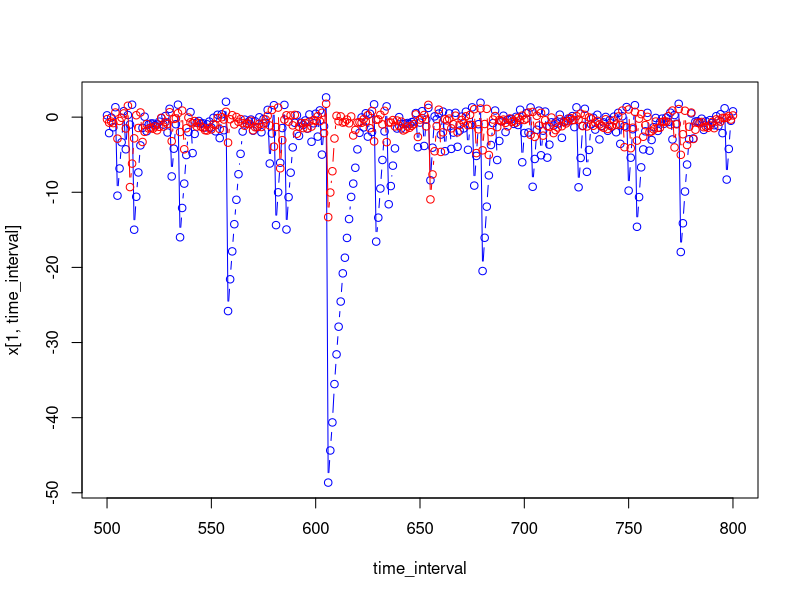

Write the R code that produced this figure.
### FB 24/04/2019 -- Dominant lyapunov exponent code, following Dennis et al. 2001
### [Dennis, B., Desharnais, R. A., Cushing, J. M., Henson, S. M., & Costantino, R. F. (2001). Estimating chaos and complex dynamics in an insect population. Ecological Monographs, 71(2), 277-303.]
### Computes Lyapunov exponents for our stochastic two-species competition model
### CP 13/06/2019 Add the driver
### In that case, the Jacobian is calculated on the log-scale so the model output should be on the logscale too

rm(list=ls())
graphics.off()

# Parameters
r = c(3,2.1) #max growth rate  
#a = matrix(c(-4,-2,-0.31,-3.1),2,2,byrow=TRUE) #interaction parameters
a = matrix(c(-4,0,0,-3.1),2,2,byrow=TRUE) #interaction parameters
sigma = 0.1 #Note: we have sigma=0.1 and not sigma^2 which is 0.01

### 1. Simulation of the model for a long time
tmax = 10000
x=matrix(0,nrow=2,ncol=tmax)

seasonality<-2*sin(2*pi*(1:tmax)/24)
y1noise<-arima.sim(model=list(ar=c(0.1, 0.2, 0.1,0.5,-0.1)), n=tmax,sd=sqrt(0.5) )
y1<-seasonality+y1noise
y1=rbind(y1,y1)

x[,1] = c(0,0.1)

for (t in 1:(tmax-1)){
  x[,t+1] = x[,t] + r + a %*% exp(x[,t]) + 0.5*y1[,t]+rnorm(2,0,sigma)# Ricker compet model on the log-scale
}

# Check time series by plotting a subset
time_interval = 500:800
plot(time_interval,x[1,time_interval],type="b",col="blue")
lines(time_interval,x[2,time_interval],type="b",col="red")
#OK


### 2. Definition of the Jacobian
Jacobian <-function(x,a){
  J = matrix(0,2,2)
  J[1,1] = 1 + a[1,1]*exp(x[1])
  J[1,2] = a[1,2]*exp(x[2])
  J[2,1] = a[2,1]*exp(x[1])
  J[2,2] = 1 + a[2,2]*exp(x[2])
  return(J)
}


### 3. LE computation

#Initializing
s=rep(1,tmax)
J1 = Jacobian(x[,1],a)
s[1]=norm(J1,type="2");
S=J1/s[1];
productStemp=S;

for (t in 2:tmax){
  J = Jacobian(x[,t],a)
  s[t]=norm(J%*%productStemp,type="2");
  S=J/s[t];
  productStemp=S%*%productStemp;
}

LE=(1/tmax)*sum(log(s));

LE

### Note: with more noise we go closer to noise-induced chaos (sensu Ellner and Turchin) without fully reaching it. 
